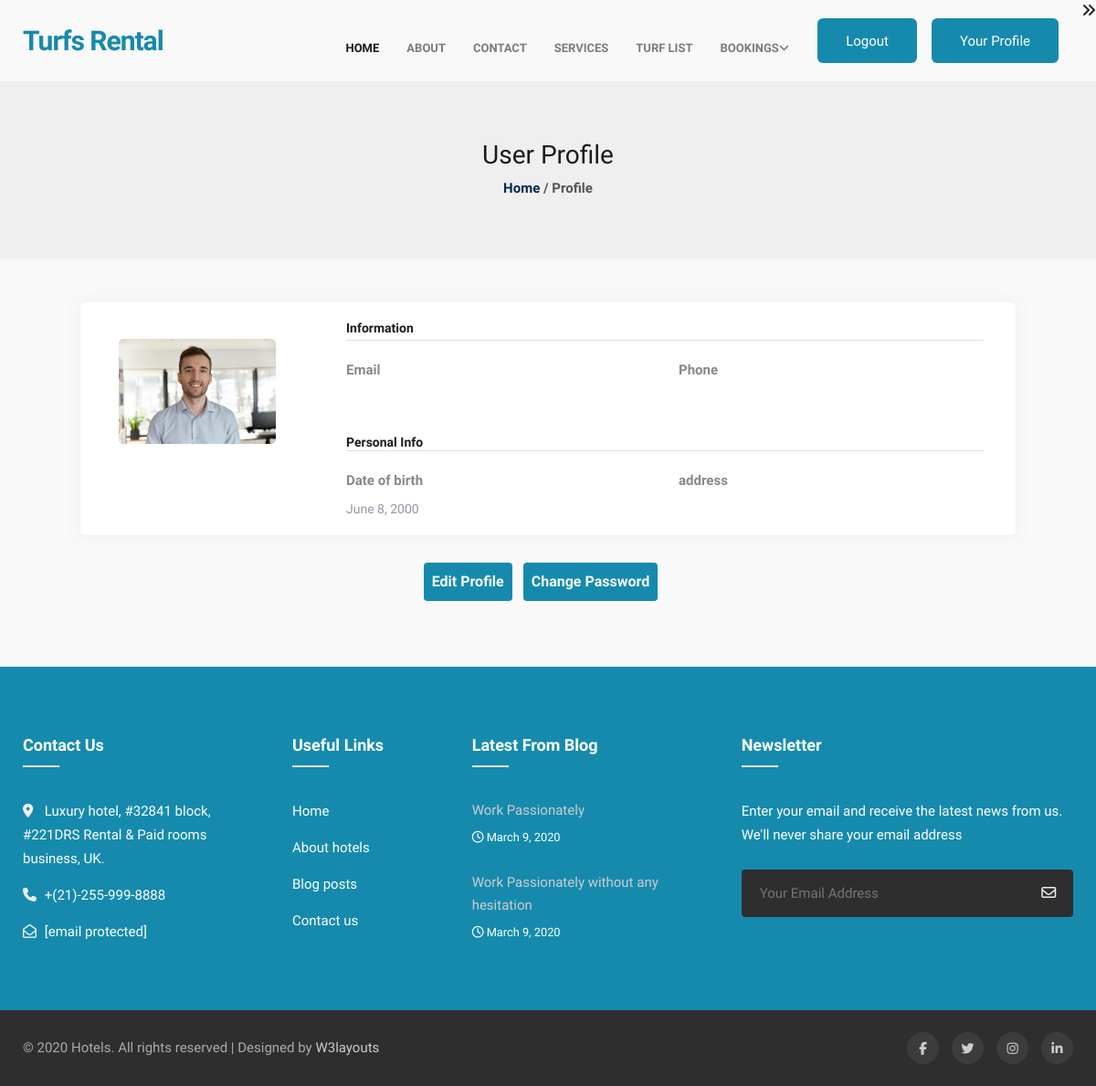
/userprofile (signed in), run on the app's committed database.
### turf/models.py (models this page shows, shortened)
class user_detail(models.Model):
    user = models.ForeignKey(login, on_delete=models.CASCADE)
    address = models.TextField()
    profile_pic = models.ImageField(upload_to="profiles")
    dob = models.DateField()

### turf/views.py (the view)
# urls.py: path('userprofile', views.userprofile, name="userprofile"),
def userprofile(request):
    context = checkuser(request)
    return render(request, "userprofile.html",context)

### turf/views.py (called while the page is built)
def checkuser(request):
    try:
        uid = request.session['login_id']
        userdata = login.objects.get(id=uid)
        try:
            profiledata = user_detail.objects.get(user=uid)
        except user_detail.DoesNotExist:
            profiledata = None
        manager = False
        if userdata.user_type == "manager":
            manager = True
        context = {
            'uid' : uid,
            'userdata': userdata,
            'profiledata': profiledata,
            'manager': manager
        }
        return context
    except:
        pass

### turf/templates/userprofile.html (shortened to what this page needs)
{% extends 'base.html'%}
{%block main%}
{% load static %}
<section class="w3l-breadcrumb">
    <div class="breadcrum-bg py-sm-5 py-4">
        <div class="container py-lg-3">
            <h3>User Profile</h3>
            <p><a href="/">Home</a> /  Profile</p>
        </div>
    </div>
</section>
<div class="page-content page-container" id="page-content">
    <div class="padding">
        <div class="row container d-flex justify-content-center">
            <div class="col-xl-12 col-md-12">
                <div class="card user-card-full">
                    <div class="row m-l-0 m-r-0">
                        <div class="col-sm-3  user-profile">
                            <div class="card-block text-center text-white">
                                <div class="m-b-25">
                                    <img src="{{profiledata.profile_pic.url}}" class="img-radius mx-auto"
                                        alt="User-Profile-Image" width="80%">
                                </div>
                            </div>
                        </div>
                        <div class="col-sm-9">
                            <div class="card-block">
                                <h6 class="m-b-20 p-b-5 b-b-default f-w-600">Information</h6>
                                <div class="row">
                                    <div class="col-sm-6">
                                        <p class="m-b-10 f-w-600">Email</p>
                                    </div>
                                    <div class="col-sm-6">
                                        <p class="m-b-10 f-w-600">Phone</p>
                                    </div>
                                </div>
                                <h6 class="m-b-20 m-t-40 b-b-default mt-5 f-w-600">Personal Info</h6>
                                <div class="row">
                                    <div class="col-sm-6">
                                        <p class="m-b-10 f-w-600">Date of birth</p>
                                        <h6 class="text-muted f-w-400">{{profiledata.dob}}</h6>
                                    </div>
                                    <div class="col-sm-6">
                                        <p class="m-b-10 f-w-600">address</p>
                                    </div>
                                </div>
                            </div>
                        </div>
                    </div>
                </div>
                <div class="row mt-2 mb-4">
                    <div class="col-12 text-center">
                      <a href="/edituserprofile" class="btn btn-secondary p-2 mr-3 mr-lg-2"><span class="text-light font-weight-bold">Edit Profile</span></a>
                      <a href="/changepwdpage" class="btn btn-secondary p-2 mr-3"><span class="text-light font-weight-bold">Change Password</span></a>
                    </div>
                </div>
            </div>
        </div>
    </div>
</div>
{%endblock%}

### turf/static/assets/css/userprofile.css (style rules this page uses)
body { background-color: #f9f9fa }
.padding { padding: 3rem !important }
.user-card-full { overflow: hidden; }
.card { border-radius: 5px; -webkit-box-shadow: 0 1px 20px 0 rgba(69,90,100,0.08); box-shadow: 0 1px 20px 0 rgba(69,90,100,0.08); border: none; margin-bottom: 30px; }
.m-r-0 { margin-right: 0px; }
.m-l-0 { margin-left: 0px; }
.user-card-full .user-profile { border-radius: 5px 0 0 5px; }
.user-profile { padding: 20px 0; }
.card-block { padding: 1.25rem; }
.m-b-25 { margin-bottom: 25px; }
.img-radius { border-radius: 5px; }
h6 { font-size: 14px; }
.card .card-block p { line-height: 25px; }
.b-b-default { border-bottom: 1px solid #e0e0e0; }
.m-b-20 { margin-bottom: 20px; }
.p-b-5 { padding-bottom: 5px !important; }
.m-b-10 { margin-bottom: 10px; }
.text-muted { color: #919aa3 !important; }
.f-w-600 { font-weight: 600; }
.m-t-40 { margin-top: 20px; }

### data on the page
user_detail: profile_pic (picture), dob "June 8, 2000"
